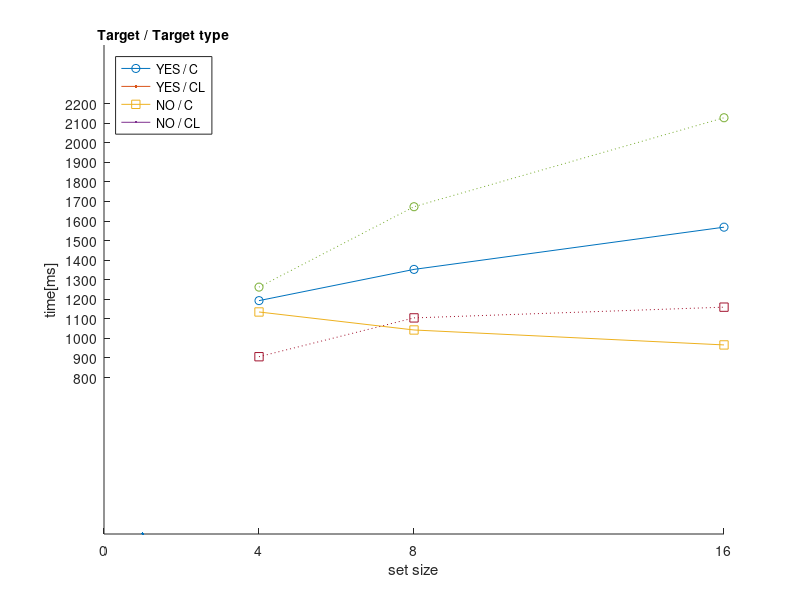

This figure's MATLAB source:
% import data
% 1: 学籍番号
% 2: 練習/本番（1/2）
% 3: 試行回数
% 4: 目標刺激の有無（1;あり, 2;なし）
% 5: 目標刺激種類
% 6: 刺激総数
% 7: 入力状態（0;正解, 1;失敗, 2;その他のキー, 3;Timeout）
% 8: 解答にかかった時間（ms）
clear; close all;
file = importdata('data1250373.txt', ',',  1);
data = file.data;
practice = data(:,2) == 1; % 練習
error = data(:,7) > 0; % Error
del = practice | error;
data(del,:) = []; % 削除操作

% -- 目標刺激（あり），目標刺激種類（マル）
target = data(:,4)==1;
type = data(:,5)==1;
setsize4 = data(:,6)==4; % 4
target_type1_size4_mean = mean(data(target & setsize4 & type, 8));
target = data(:,4)==1;
type = data(:,5)==1;
setsize8 = data(:,6)==8; % 8
target_type1_size8_mean = mean(data(target & setsize8 & type, 8));
target = data(:,4)==1;
type = data(:,5)==1;
setsize16 = data(:,6)==16; % 16
target_type1_size16_mean = mean(data(target & setsize16 & type, 8));

% -- 目標刺激（あり），目標刺激種類（マル線）
target = data(:,4)==1;
type = data(:,5)==2;
setsize4 = data(:,6)==4; % 4
target_type2_size4_mean = mean(data(target & setsize4 & type, 8));
target = data(:,4)==1;
type = data(:,5)==2;
setsize8 = data(:,6)==8; % 8
target_type2_size8_mean = mean(data(target & setsize8 & type, 8));
target = data(:,4)==1;
type = data(:,5)==2;
setsize16 = data(:,6)==16; % 16
target_type2_size16_mean = mean(data(target & setsize16 & type, 8));

% -- 目標刺激（なし），目標刺激種類（マル）
target = data(:,4)==2;
type = data(:,5)==1;
setsize4 = data(:,6)==4; % 4
ntarget_type1_size4_mean = mean(data(target & setsize4 & type, 8));
target = data(:,4)==2;
type = data(:,5)==1;
setsize8 = data(:,6)==8; % 8
ntarget_type1_size8_mean = mean(data(target & setsize8 & type, 8));
target = data(:,4)==2;
type = data(:,5)==1;
setsize16 = data(:,6)==16; % 16
ntarget_type1_size16_mean = mean(data(target & setsize16 & type, 8));

% -- 目標刺激（なし），目標刺激種類（マル線）
target = data(:,4)==2;
type = data(:,5)==2;
setsize4 = data(:,6)==4; % 4
ntarget_type2_size4_mean = mean(data(target & setsize4 & type, 8));
target = data(:,4)==2;
type = data(:,5)==2;
setsize8 = data(:,6)==8; % 8
ntarget_type2_size8_mean = mean(data(target & setsize8 & type, 8));
target = data(:,4)==2;
type = data(:,5)==2;
setsize16 = data(:,6)==16; % 16
ntarget_type2_size16_mean = mean(data(target & setsize16 & type, 8));

x = [4, 8, 16];
mean_type1 = [target_type1_size4_mean target_type1_size8_mean target_type1_size16_mean];
mean_type2 = [target_type2_size4_mean target_type2_size8_mean target_type2_size16_mean];
mean_type3 = [ntarget_type1_size4_mean ntarget_type1_size8_mean ntarget_type1_size16_mean];
mean_type4 = [ntarget_type2_size4_mean ntarget_type2_size8_mean ntarget_type2_size16_mean];

fig1 = figure;
hold on;
plot(x,mean_type1,'-o',LineWidth=2);
plot(x,mean_type2,'-square',LineWidth=2);
plot(x,mean_type3,':o',LineWidth=2);
plot(x,mean_type4,':square',LineWidth=2);
hold off;
lgd = legend({'YES / C','YES / CL','NO / C', 'NO / CL'},'Location','northwest');
title(lgd,'Target / Target type');
xticks([0 4 8 16 20]);
yticks(800:100:2200)
xlabel('set size');
ylabel('time[ms]');
exportgraphics(fig1,'../Figures/13_01_graph.pdf','ContentType','vector');